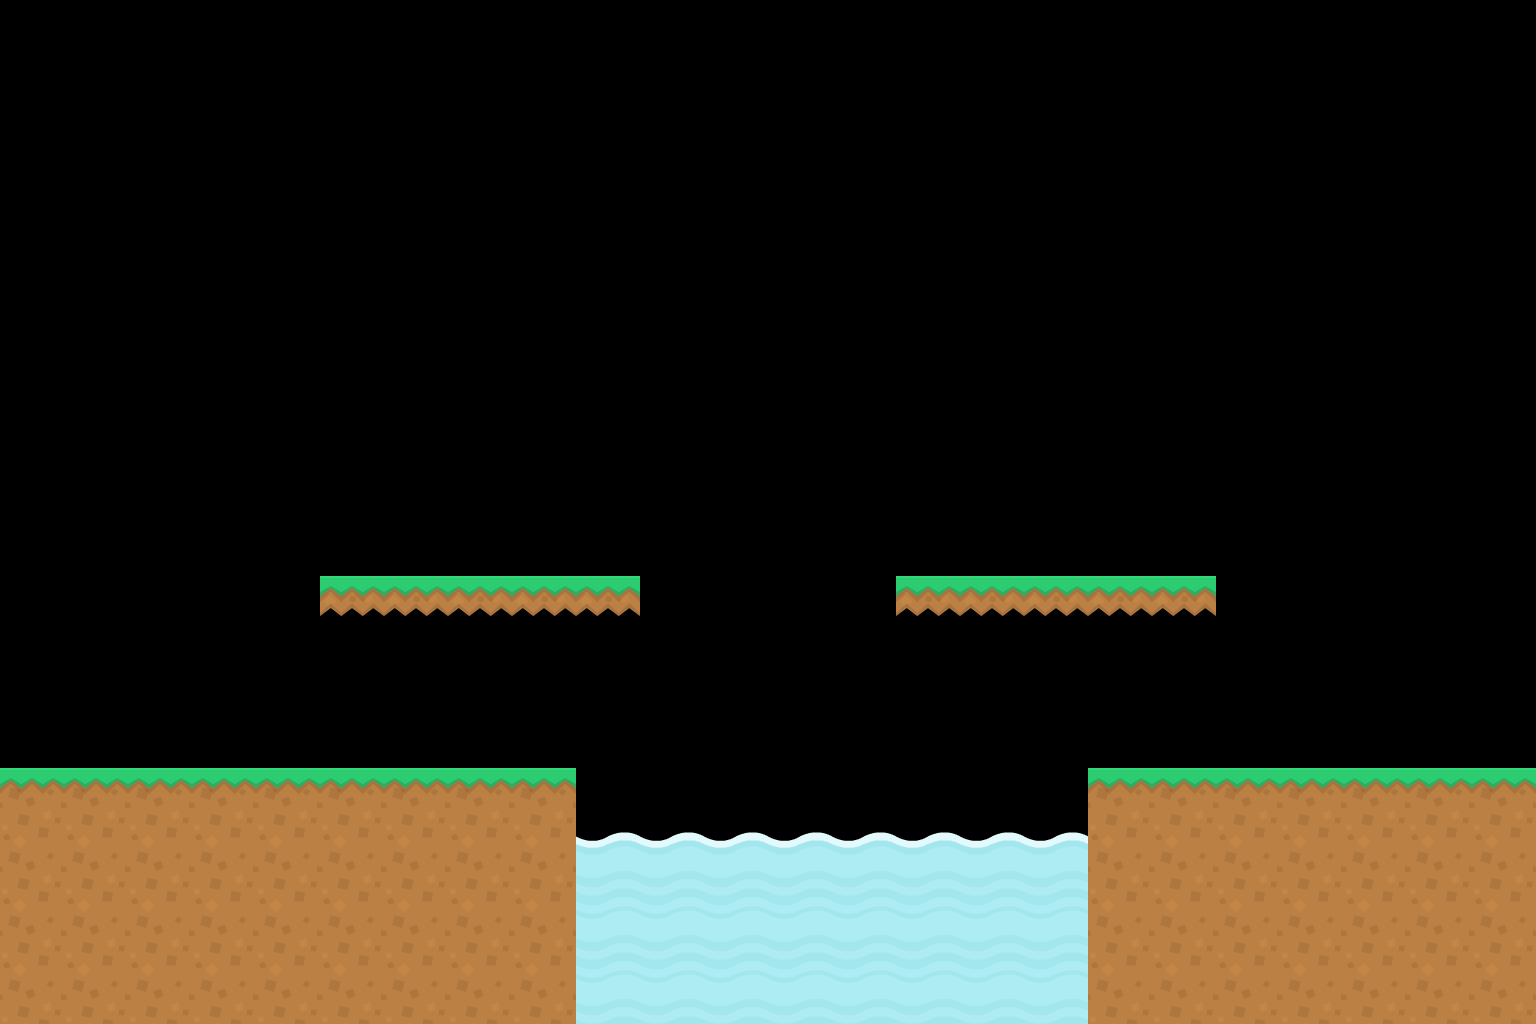

This game map was drawn from its Tiled (.tmx) file and the tilesets committed beside it. A one-line description and the full map source follow:
An orthogonal 24x16 tile map with 64x64 px tiles, 2 tile layers (road, trap).

<map version="1.10" tiledversion="1.10.1" orientation="orthogonal" renderorder="right-down" width="24" height="16" tilewidth="64" tileheight="64" infinite="0" nextlayerid="3" nextobjectid="1">
 <tileset firstgid="1" name="platformPack_tilesheet" tilewidth="64" tileheight="64" tilecount="98" columns="14">
  <image source="map/platformPack_tilesheet.png" width="896" height="448" />
 </tileset>
 <layer id="1" name="road" width="24" height="16">
  <data encoding="csv">
0,0,0,0,0,0,0,0,0,0,0,0,0,0,0,0,0,0,0,0,0,0,0,0,
0,0,0,0,0,0,0,0,0,0,0,0,0,0,0,0,0,0,0,0,0,0,0,0,
0,0,0,0,0,0,0,0,0,0,0,0,0,0,0,0,0,0,0,0,0,0,0,0,
0,0,0,0,0,0,0,0,0,0,0,0,0,0,0,0,0,0,0,0,0,0,0,0,
0,0,0,0,0,0,0,0,0,0,0,0,0,0,0,0,0,0,0,0,0,0,0,0,
0,0,0,0,0,0,0,0,0,0,0,0,0,0,0,0,0,0,0,0,0,0,0,0,
0,0,0,0,0,0,0,0,0,0,0,0,0,0,0,0,0,0,0,0,0,0,0,0,
0,0,0,0,0,0,0,0,0,0,0,0,0,0,0,0,0,0,0,0,0,0,0,0,
0,0,0,0,0,0,0,0,0,0,0,0,0,0,0,0,0,0,0,0,0,0,0,0,
0,0,0,0,0,29,29,29,29,29,0,0,0,0,29,29,29,29,29,0,0,0,0,0,
0,0,0,0,0,0,0,0,0,0,0,0,0,0,0,0,0,0,0,0,0,0,0,0,
0,0,0,0,0,0,0,0,0,0,0,0,0,0,0,0,0,0,0,0,0,0,0,0,
1,1,1,1,1,1,1,1,1,0,0,0,0,0,0,0,0,1,1,1,1,1,1,1,
4,4,4,4,4,4,4,4,4,0,0,0,0,0,0,0,0,4,4,4,4,4,4,4,
4,4,4,4,4,4,4,4,4,0,0,0,0,0,0,0,0,4,4,4,4,4,4,4,
4,4,4,4,4,4,4,4,4,0,0,0,0,0,0,0,0,4,4,4,4,4,4,4
</data>
 </layer>
 <layer id="2" name="trap" width="24" height="16">
  <data encoding="csv">
0,0,0,0,0,0,0,0,0,0,0,0,0,0,0,0,0,0,0,0,0,0,0,0,
0,0,0,0,0,0,0,0,0,0,0,0,0,0,0,0,0,0,0,0,0,0,0,0,
0,0,0,0,0,0,0,0,0,0,0,0,0,0,0,0,0,0,0,0,0,0,0,0,
0,0,0,0,0,0,0,0,0,0,0,0,0,0,0,0,0,0,0,0,0,0,0,0,
0,0,0,0,0,0,0,0,0,0,0,0,0,0,0,0,0,0,0,0,0,0,0,0,
0,0,0,0,0,0,0,0,0,0,0,0,0,0,0,0,0,0,0,0,0,0,0,0,
0,0,0,0,0,0,0,0,0,0,0,0,0,0,0,0,0,0,0,0,0,0,0,0,
0,0,0,0,0,0,0,0,0,0,0,0,0,0,0,0,0,0,0,0,0,0,0,0,
0,0,0,0,0,0,0,0,0,0,0,0,0,0,0,0,0,0,0,0,0,0,0,0,
0,0,0,0,0,0,0,0,0,0,0,0,0,0,0,0,0,0,0,0,0,0,0,0,
0,0,0,0,0,0,0,0,0,0,0,0,0,0,0,0,0,0,0,0,0,0,0,0,
0,0,0,0,0,0,0,0,0,0,0,0,0,0,0,0,0,0,0,0,0,0,0,0,
0,0,0,0,0,0,0,0,0,0,0,0,0,0,0,0,0,0,0,0,0,0,0,0,
0,0,0,0,0,0,0,0,0,5,5,5,5,5,5,5,5,0,0,0,0,0,0,0,
0,0,0,0,0,0,0,0,0,19,19,19,19,19,19,19,19,0,0,0,0,0,0,0,
0,0,0,0,0,0,0,0,0,19,19,19,19,19,19,19,19,0,0,0,0,0,0,0
</data>
 </layer>
</map>
